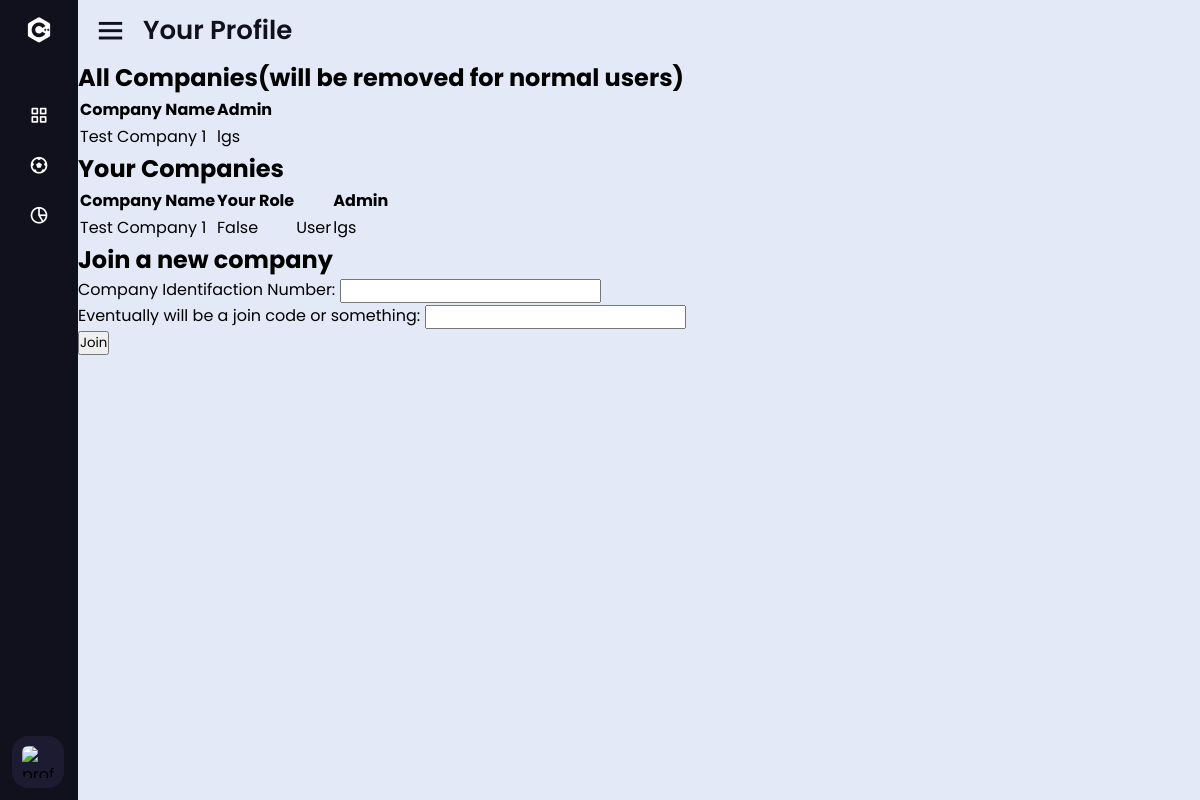
Page /profile/companies (signed in) on the earlier database version.
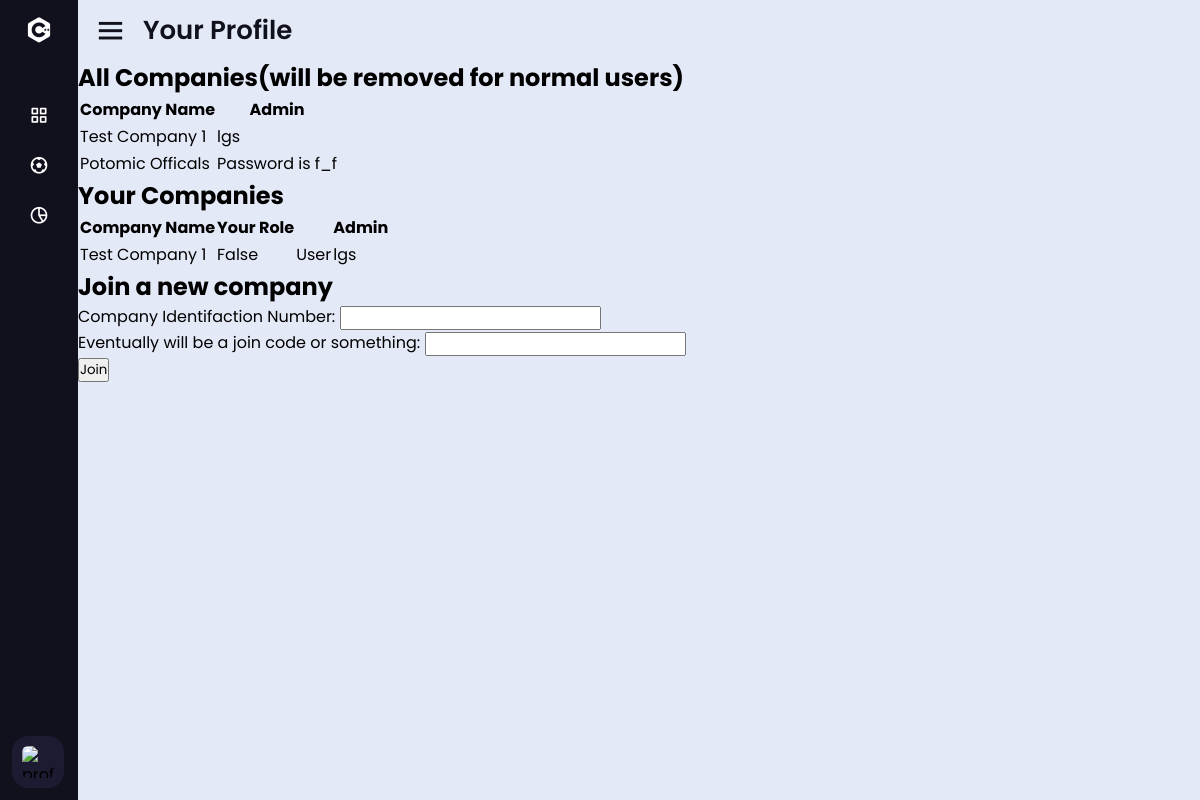
Same page on the later database version.
### company/models.py (models this page shows, shortened)
class Company(models.Model):
    name = models.CharField(max_length=255, unique=True)
    leadAdmin = models.ForeignKey(User, on_delete=models.CASCADE)
    accessCode = models.CharField(max_length=5, null=True)

class CompanyMembership(models.Model):
    user = models.ForeignKey(User, on_delete=models.CASCADE)
    company = models.ForeignKey(Company, on_delete=models.CASCADE)
    isAdmin = models.BooleanField(default=False, null=True, blank=True)

### user/models.py (models this page shows)
class User(AbstractUser):
    phone_number = models.CharField(max_length=20, null=True, blank=True)
    payment_id = models.CharField(max_length=255, null=True, blank=True)
    address = models.CharField(max_length=255, null=True, blank=True)

### user/views.py (the view, shortened to what this page needs)
# urls.py: path('companies', views.joinGroup),
def joinGroup(request):
    auth = userAuth(request)
    if auth:
        return auth
    companies = Company.objects.all() # all companies
    usercompanies = CompanyMembership.objects.filter(user=request.user) # all the companies the user is a part of
    return render(request, 'user/companies.html', {'companies': companies, 'usercompanies': usercompanies})

### user/views.py (called while the page is built)
def userAuth(request):
    if request.user.is_authenticated:
        return
    else:
        return HttpResponse("Your not logged in bro") #render(request, "main/notSignedIn.html")

### user/templates/user/companies.html (shortened to what this page needs)
{% extends "user/profilebase.html" %}
{% block main %}
<div>
    <h1>All Companies(will be removed for normal users)</h1>
    <table class="">
        <thead>
             <tr>
                 <th>Company Name</th>
                 <th>Admin</th>
            </tr>
        </thead>
        <tbody>
            {% for company in companies %}
                <tr>
                    <td>{{company.name}}</td>
                    <td>{{company.leadAdmin.username}}</td>
                </tr>
            {% endfor %}
        </tbody>
    </table>
    <h1>Your Companies</h1>
    <table class="">
        <thead>
             <tr>
                 <th>Company Name</th>
                 <th>Your Role<th>
                 <th>Admin</th>
            </tr>
        </thead>
        <tbody>
            {% for company in usercompanies %}
                <tr>
                    <td>{{company.company.name}}</td>
                    <td>{{company.isAdmin}}</td>
                    <td>{% if company.isAdmin %}Staff{% else %}User{% endif %}</td>
                    <td>{{company.company.leadAdmin.username}}</td>
                </tr>
            {% endfor %}
        </tbody>
    </table>
    <h1>Join a new company</h1>
    <div id="joinform">
        <form method="post">
          <label for="id_email">Company Identifaction Number:</label>
          <input type="text" id="companyid" name="companyid" required />
          <br/>
          <label for="joincode">Eventually will be a join code or something:</label>
          <input type="password" id="joincode" name="joincode" required />
          <br/>
          <button type="submit">Join</button>
        </form>
      </div>
</div>
{% endblock main %}

### user/templates/user/profilebase.html (shortened to what this page needs)
<!DOCTYPE html>
{% load static %}
<html lang="pt-br">
<head>
    <link rel="stylesheet" href="{% static 'company/companybase.css' %}">
    <link href='https://unpkg.com/boxicons@2.0.7/css/boxicons.min.css' rel='stylesheet'>
</head>
<body>
    <div class="sidebar close">
        <div class="logo-details">
          <i class='bx bxl-c-plus-plus'></i>
        </div>
        <ul class="nav-links">
          <li>
            <div class="iocn-link">
              <a href="#">
                <i class='bx bx-grid-alt' ></i>
              </a>
            </div>
          </li>
          <li>
            <a href="#">
              <i class='bx bx-football' ></i>
            </a>
          </li>
          <li>
            <div class="iocn-link">
              <a href="settings">
                <i class='bx bx-pie-chart-alt-2' ></i>
              </a>
            </div>
          </li>
        <div class="profile-details">
          <div class="profile-content">
            <img src="{% static '\company\imgs\tempprofilepicture.jpeg' %}" alt="profileImg">
          </div>
        </div>
    </ul>
      </div>
      <section class="home-section">
        <div class="home-content">
          <i class='bx bx-menu' ></i>
          <span class="text">Your Profile</span>
        </div>
        <div class="main-content">
            {% block main %}
            {% endblock main %}
        </div>
      </section>
</body>
</html>

### company/static/company/companybase.css (style rules this page uses)
* { margin: 0; padding: 0; box-sizing: border-box; font-family: 'Poppins', sans-serif; }
.sidebar { position: fixed; top: 0; left: 0; height: 100%; width: 260px; background: #11101d; z-index: 100; transition: all 0.5s ease; }
.sidebar.close { width: 78px; }
.sidebar .logo-details { height: 60px; width: 100%; display: flex; align-items: center; overflow: hidden; white-space: nowrap; }
.sidebar .logo-details i { font-size: 30px; color: #fff; height: 50px; min-width: 78px; text-align: center; line-height: 50px; }
.sidebar .nav-links { height: 100%; padding: 30px 0 150px 0; overflow: auto; }
.sidebar.close .nav-links { overflow: visible; }
.sidebar .nav-links li { position: relative; list-style: none; transition: all 0.4s ease; }
.sidebar .nav-links li .iocn-link { display: flex; align-items: center; justify-content: space-between; }
.sidebar.close .nav-links li .iocn-link { display: block }
.sidebar .nav-links li i { height: 50px; min-width: 78px; text-align: center; line-height: 50px; color: #fff; font-size: 20px; cursor: pointer; transition: all 0.3s ease; }
.sidebar .nav-links li a { display: flex; align-items: center; text-decoration: none; }
.sidebar .profile-details { position: fixed; bottom: 0; width: 260px; display: flex; align-items: center; background: #1d1b31; padding: 12px 0; transition: all 0.5s ease; overflow: hidden; }
.sidebar.close .profile-details { background: none; }
.sidebar.close .profile-details { width: 78px; }
.sidebar .profile-details .profile-content { display: flex; align-items: center; }
.sidebar .profile-details img { height: 52px; width: 52px; object-fit: cover; border-radius: 16px; margin: 0 14px 0 12px; background: #1d1b31; transition: all 0.5s ease; }
.sidebar.close .profile-details img { padding: 10px; }
.home-section { position: relative; background: #E4E9F7; height: 100vh; left: 260px; width: calc(100% - 260px); transition: all 0.5s ease; }
.sidebar.close ~ .home-section { left: 78px; width: calc(100% - 78px); }
.home-section .home-content { height: 60px; display: flex; align-items: center; }
.home-section .home-content .bx-menu, .home-section .home-content .text { color: #11101d; font-size: 35px; }
.home-section .home-content .bx-menu { margin: 0 15px; cursor: pointer; }
.home-section .home-content .text { font-size: 26px; font-weight: 600; }

Differences in the rows shown:
added Company: name "Potomic Officals", leadAdmin.username "Password is f_f"
